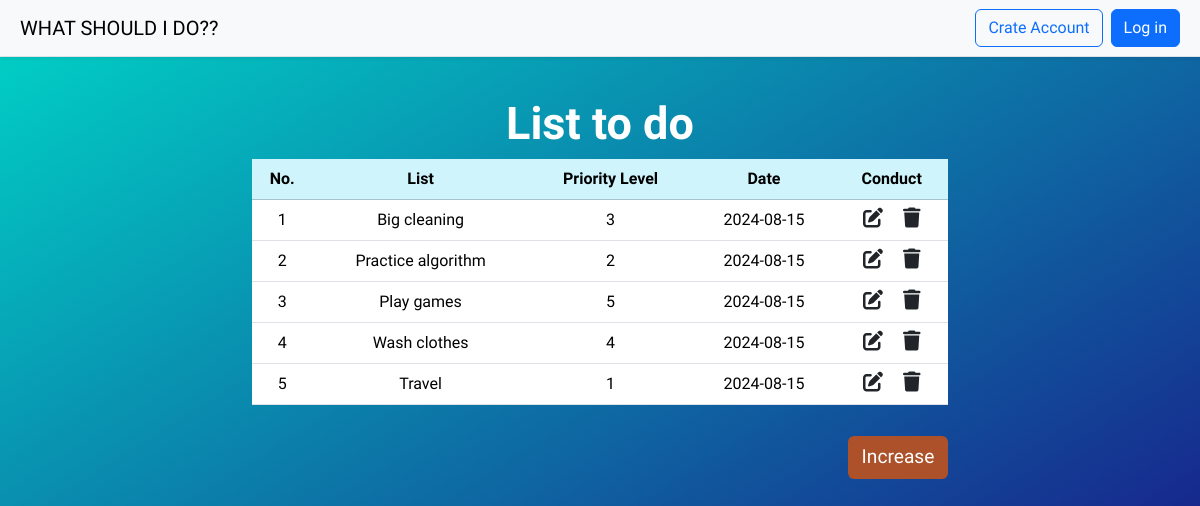
The page / on the database its author committed.
### tables this page shows
CREATE TABLE `tb_plan` (
  `id` int(11) NOT NULL,
  `list` text NOT NULL,
  `level` int(10) NOT NULL,
  `date` date NOT NULL
);

### index.php (the view, shortened to what this page needs)
<?php
    include('Database/connect.php');
    $css = "CSS/index.css";
    include('include/header.php');
?>
<div class="container">
    <h2>List to do</h2>
    <table class="table table-hover text-center">
      <thead class="table-info">
        <tr>
          <th scope="col">No.</th>
          <th scope="col">List</th>
          <th scope="col">Priority Level</th>
          <th scope="col">Date</th>
          <th scope="col">Conduct</th>
        </tr>
      </thead>
      <tbody>
        <?php
            $sql = "SELECT * FROM `tb_plan`";
            $result = mysqli_query($connection, $sql);
            while ($row = mysqli_fetch_assoc($result)) {
                ?>
                <tr>
                    <td><?php echo $row['id'] ?></td>
                    <td><?php echo $row['list'] ?></td>
                    <td><?php echo $row['level'] ?></td>
                    <td><?php echo $row['date'] ?></td>
                    <td>
                        <a href="edit.php?id=<?php echo $row['id']?>" class="link-dark">
                            <i class="fa-solid fa-pen-to-square fs-5 me-3"></i></a>
                        <a href="#" class="link-dark" data-bs-toggle="modal" data-bs-target="#deleteModal<?php echo $row['id']; ?>">
                            <i class="fa-solid fa-trash fs-5"></i>
                        </a>
                    </td>
                </tr>
                <?php
            }
        ?>
      </tbody>
    </table>
    <a href="insert.php" type="submit" id="add" class="btn">Increase</a>
</div>
<?php include ('include/footer.php') ?>

### Include/header.php (shortened to what this page needs)
<?php
$authenticated = false;
?>
<!DOCTYPE html>
<html lang="en">
<head>
    <link href="https://cdn.jsdelivr.net/npm/bootstrap@5.3.3/dist/css/bootstrap.min.css" rel="stylesheet">
    <link rel="stylesheet" href="<?php echo $css; ?>" type="text/css">
</head>
<body>
    <nav class="navbar navbar-expand-lg bg-body-tertiary border-bottom shadow-sm px-2">
        <div class="container-fluid">
            <a class="navbar-brand" href="welcome.php">WHAT SHOULD I DO??</a>
            <?php
                if($authenticated) {
                ?>
            <div class="collapse navbar-collapse" id="navbarSupportedContent">
                <ul class="navbar-nav me-auto mb-2 mb-lg-0">
                    <li class="nav-item">
                    <a class="nav-link active" aria-current="page" href="index.php">Your list</a>
                    </li>
                    <li class="nav-item">
                    <a class="nav-link active" aria-current="page" href="weather.php">Weather</a>
                    </li>
                    <li class="nav-item">
                    <a class="nav-link active" aria-current="page" href="contact.php">Contact</a>
                    </li>
                </ul>
                <ul class="navbar-nav">
                    <li class="nav-item dropdown">
                        <a class="nav-link dropdown-toggle" href="#" role="button" data-bs-toggle="dropdown" aria-expanded="false">
                            <i class="fa-solid fa-user"></i>
                        </a>
                        <ul class="dropdown-menu dropdown-menu-end">
                            <li><a class="dropdown-item" href="profile.php">Profile</a></li>
                            <li><hr class="dropdown-divider"></li>
                            <li><a class="dropdown-item" href="logout.php">Logout</a></li>
                        </ul>
                    </li>
                </ul>
                <?php
                }else {
                ?>
                <ul class="navbar-nav">
                    <li class="nav-item">
                        <a href="register.php" id="register" class="btn btn-outline-primary me-2">Crate Account</a>
                    </li>
                    <li class="nav-item">
                        <a href="login.php" id="login" class="btn btn-primary">Log in</a>
                    </li>
                </ul>
                <?php
                }
                ?>
            </div>
    </nav>

### Include/footer.php (shortened to what this page needs)
</body>
</html>

### CSS/index.css (style rules this page uses)
body { height: 100vh; background: linear-gradient(148deg,rgb(0, 213, 199),#1c0080); font-family: "Chakra Petch", sans-serif; font-style: normal; }
.container { width: 60%; margin: 0 auto; }
#add { background-color: #Ac512A; color: white; margin-top: 15px; margin-bottom: 20px; display: block; width: 100px; text-align: center; float: right; font-size: larger; }
h2 { font-weight: bolder; font-size: 45px; color: white; text-align: center; margin-top: 40px; }

### rows shown on the page
tb_plan: id "1", list "Big cleaning", level "3", date "2024-08-15"
tb_plan: id "2", list "Practice algorithm", level "2", date "2024-08-15"
tb_plan: id "3", list "Play games", level "5", date "2024-08-15"
tb_plan: id "4", list "Wash clothes", level "4", date "2024-08-15"
tb_plan: id "5", list "Travel", level "1", date "2024-08-15"
